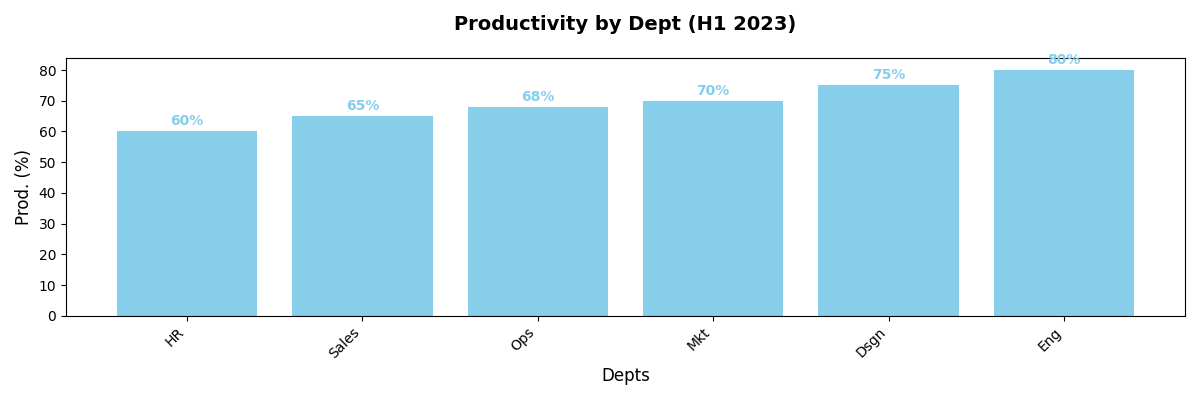

Reproduce this figure in Python.
import matplotlib.pyplot as plt
import numpy as np

# Data for departments
departments = ['Eng', 'Mkt', 'Sales', 'HR', 'Dsgn', 'Ops']
work_hours = [45, 40, 38, 35, 42, 37]  
stress_levels = [75, 50, 60, 40, 55, 45]  
productivity = np.array([80, 70, 65, 60, 75, 68])

# Sort data based on work_hours (ascending)
sorted_indices = np.argsort(work_hours)
sorted_departments = [departments[i] for i in sorted_indices]
sorted_work_hours = [work_hours[i] for i in sorted_indices]
sorted_stress_levels = [stress_levels[i] for i in sorted_indices]

fig, ax1 = plt.subplots(figsize=(12, 8))

bars = ax1.bar(sorted_departments, sorted_work_hours, color='coral')

for bar in bars:
    yval = bar.get_height()
    ax1.text(bar.get_x() + bar.get_width()/2, yval + 1, f"{yval}h", ha='center', va='bottom', color='black', fontsize=10, fontweight='bold')

ax2 = ax1.twinx()
ax2.plot(sorted_departments, sorted_stress_levels, color='green', marker='o', linestyle='-', linewidth=2.5)

for i, level in enumerate(sorted_stress_levels):
    ax2.text(i, level + 2, f"{level}%", ha='center', va='bottom', color='green', fontsize=10)

ax1.set_title('Work vs Stress in Tech (H1 2023)', fontsize=14, fontweight='bold', pad=20)
ax1.set_ylabel('Avg Hours/Week', fontsize=12)
ax1.set_xlabel('Depts', fontsize=12)
ax2.set_ylabel('Stress (%)', fontsize=12, color='green')

ax1.set_xticks(np.arange(len(sorted_departments)))
ax1.set_xticklabels(sorted_departments, rotation=45, ha='right', fontsize=10)

# Sort data based on productivity (ascending)
sorted_indices_prod = np.argsort(productivity)
sorted_departments_prod = [departments[i] for i in sorted_indices_prod]
sorted_productivity = productivity[sorted_indices_prod]

fig, ax3 = plt.subplots(figsize=(12, 4))
ax3.bar(sorted_departments_prod, sorted_productivity, color='skyblue')

for i, value in enumerate(sorted_productivity):
    ax3.text(i, value + 1, f"{value}%", ha='center', va='bottom', color='skyblue', fontsize=10, fontweight='bold')

ax3.set_title('Productivity by Dept (H1 2023)', fontsize=14, fontweight='bold', pad=20)
ax3.set_ylabel('Prod. (%)', fontsize=12)
ax3.set_xlabel('Depts', fontsize=12)

ax3.set_xticks(np.arange(len(sorted_departments_prod)))
ax3.set_xticklabels(sorted_departments_prod, rotation=45, ha='right', fontsize=10)

plt.tight_layout()
plt.show()
